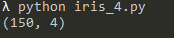

The Python source for this figure:
# Alexander Pepe
# 21/04/2019
# Project 2019 - GMIT

# Shape of Iris Data Set

from sklearn.datasets import load_iris
import matplotlib.pyplot as plt
import numpy as np

iris = load_iris()

print(iris['data'].shape)
